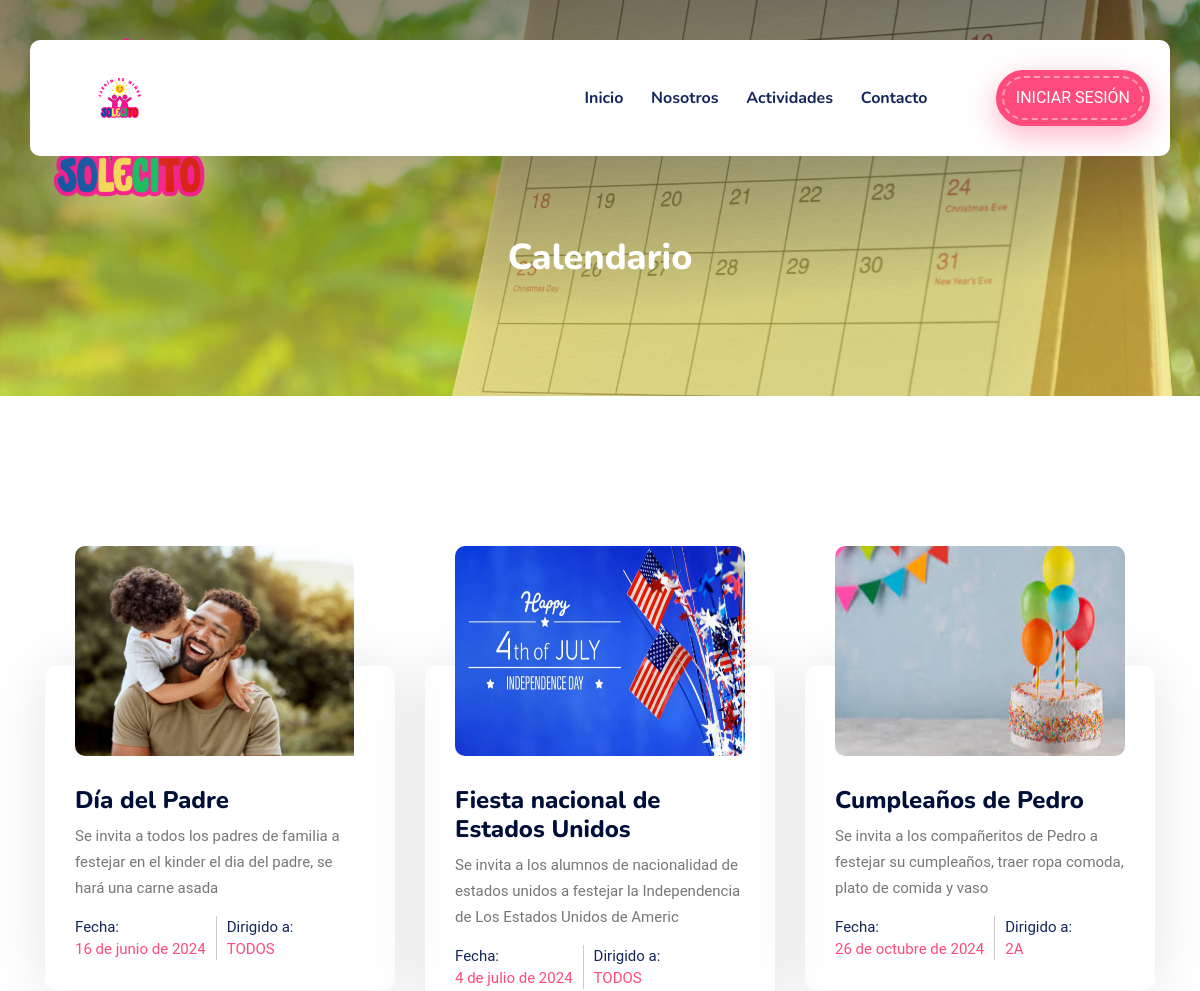
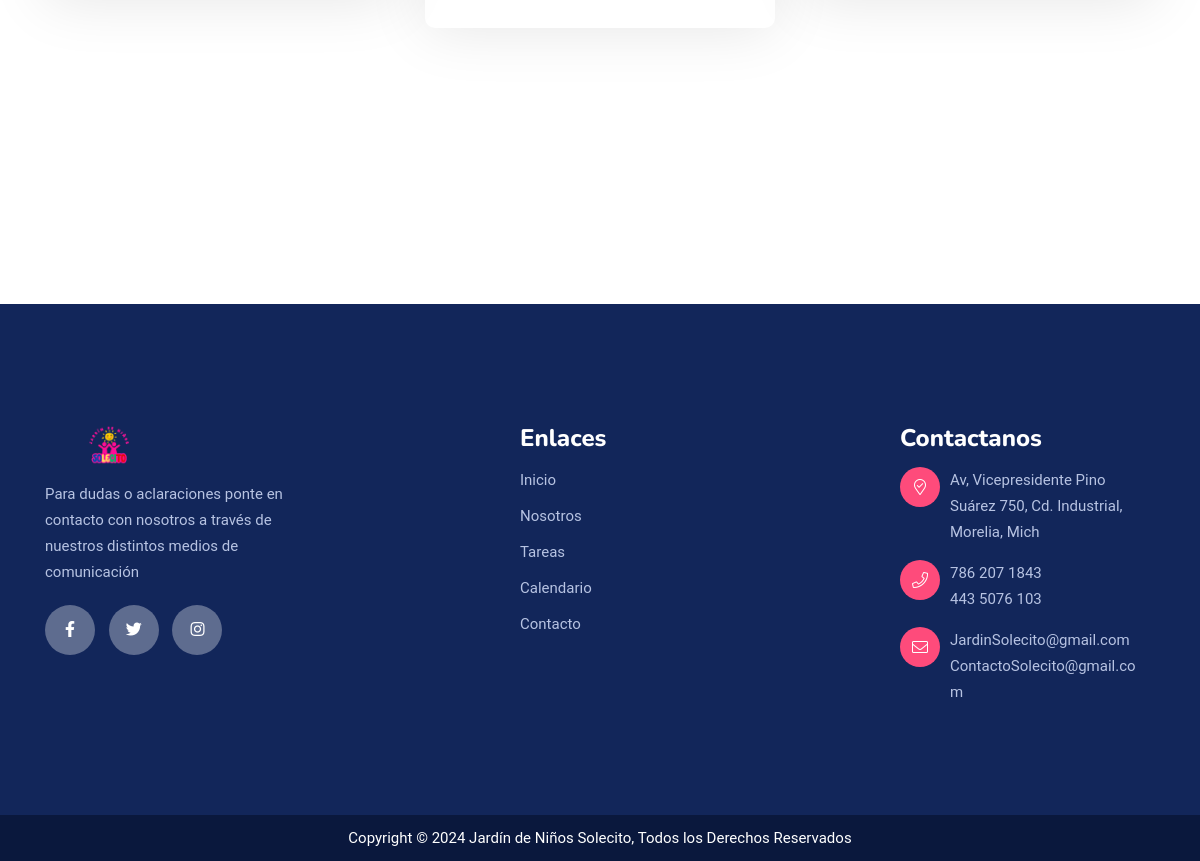
Page /calendario/ on the committed database (2 pictures, top to bottom).
### inicio/models.py (models this page shows, shortened)
class Evento(models.Model):
    idEvento = models.AutoField(primary_key=True)
    nombreEvento = models.CharField(max_length=200, verbose_name="Nombre del evento")
    fechaEvento = models.DateField(verbose_name="Fecha del evento")
    imagen = models.ImageField(null=True, blank=True, upload_to="img-eventos/", verbose_name="Imagen del evento")
    descripcion = models.TextField(verbose_name="Descripción del evento")
    grupo = models.ForeignKey(Grupo, on_delete=models.CASCADE, verbose_name="Grupo")
    class Meta:
        verbose_name = "Evento"
        verbose_name_plural = "Eventos"
        ordering = ["fechaEvento"]

class Grupo(models.Model):
    idGrupo = models.AutoField(primary_key=True, verbose_name="ID GRUPO")
    nombreGrupo = models.CharField(max_length=50, verbose_name="Nombre del grupo")
    created = models.DateTimeField(auto_now_add=True)
    updated = models.DateTimeField(auto_now=True)
    class Meta:
        verbose_name = "Grupo"
        verbose_name_plural = "Grupos"
        ordering = ["created"]
    def __str__(self):
        return self.nombreGrupo

### inicio/views.py (the view)
# urls.py: path('calendario/',views.calendario, name="Calendario"),
def calendario(request):
    eventos=Evento.objects.all()
    return render(request, "inicio/calendario.html",{'eventos':eventos})

### inicio/templates/inicio/calendario.html (shortened to what this page needs)
<!doctype html>
<html class="no-js" lang="es">
<head>
		{%load static%}
        <link rel="stylesheet" href="{% static 'inicio/css/bootstrap.min.css'%}">
        <link rel="stylesheet" href="{% static 'inicio/css/animate.min.css'%}">
        <link rel="stylesheet" href="{% static 'inicio/css/magnific-popup.css'%}">
        <link rel="stylesheet" href="{% static 'inicio/fontawesome/css/all.min.css'%}">
        <link rel="stylesheet" href="{% static 'inicio/font-flaticon/flaticon.css'%}">
        <link rel="stylesheet" href="{% static 'inicio/css/dripicons.css'%}">
        <link rel="stylesheet" href="{% static 'inicio/css/slick.css'%}">
        <link rel="stylesheet" href="{% static 'inicio/css/meanmenu.css'%}">
        <link rel="stylesheet" href="{% static 'inicio/css/default.css'%}">
        <link rel="stylesheet" href="{% static 'inicio/css/style.css'%}">
        <link rel="stylesheet" href="{% static 'inicio/css/responsive.css'%}">
    </head>
    <body>
        <header class="header-area header-three">
			  <div id="header-sticky" class="menu-area">
                <div class="container">
                    <div class="second-menu">
                        <div class="row align-items-center">
                            <div class="col-xl-2 col-lg-2">
                                <div class="logo">
                                    <a href="{%url 'Home' %}"><img src="{% static 'inicio/img/logo/logo.png'%}" alt="logo"></a>
                                </div>
                            </div>
                           <div class="col-xl-7 col-lg-7">
                                <div class="main-menu text-right text-xl-right">
                                    <nav id="mobile-menu">
                                         <ul>
                                            <li class="has-sub">
                                                <a href="{%url 'Home' %}">Inicio</a>
                                            </li>
                                            <li><a href="{%url 'About' %}">Nosotros</a></li>
                                             <li class="has-sub">
                                                 <a href="">Actividades</a>
                                             </li>
                                              <li class="has-sub"><a href="{%url 'Contacto' %}">Contacto</a>
                                        </ul>
                                    </nav>
                                </div>
                            </div>
                            <div class="col-xl-3 col-lg-3 text-right d-none d-lg-block mt-30 mb-30 text-right text-xl-right">
                                <div class="login">
                                    <ul>
                                        <li><div class="header-btn second-header-btn">
                                   <a href="{% url 'admin:index' %}" class="btn">Iniciar Sesión</a>
                                </div></li>
                                    </ul>
                                </div>
                            </div>
                        </div>
                    </div>
                </div>
            </div>
        </header>
        <main>
            <section class="breadcrumb-area d-flex align-items-center" style='background-image:url({% static "inicio/img/bg/calendario-bg.png" %})'>
                <div class="container">
                    <div class="row align-items-center">
                        <div class="col-xl-12 col-lg-12">
                            <div class="breadcrumb-wrap text-left">
                                <div class="breadcrumb-title">
                                    <h2>Calendario</h2>
                                </div>
                            </div>
                        </div>
                    </div>
                </div>
            </section>
            <section class="class-area pt-120 pb-120 p-relative">
                <div class="container">
                    <div class="row justify-content-center">
                        {% for evento in eventos %}
                        <div class="col-xl-4 col-lg-4 col-md-6">
                            <div class="class-item mb-30">
                                <div class="class-img">
                                    <div class="class-img-outer">
                                        <img src="{{evento.imagen.url}}" alt="class image">
                                    </div>
                                </div>
                                <div class="class-content">
                                    <h4 class="title"><a href="">{{evento.nombreEvento}}</a></h4>
                                    <p>{{evento.descripcion}}</p>
                                     <ul class="schedule">
                                    <li>
                                        <span>Fecha:</span>
                                        <span class="class-size">{{evento.fechaEvento}}</span>
                                    </li>
                                    <li>
                                        <span>Dirigido a:</span>
                                        <span class="class-size class-size-2">{{evento.grupo}}</span>
                                    </li>
                                </ul>
                                </div>
                            </div>
                        </div>
                        {% endfor %}
                    </div>
                </div>
            </section>
        </main>
        <br>
        <br>
        <br>
        <br>
        <br>
        <br>
         <footer class="footer-bg footer-p">
            <div class="footer-top pt-120 pb-80  p-relative" style="background-image: url({% static "inicio/img/bg/footer-bg.png" %}); background-color: #fff;  background-repeat: no-repeat;background-size: cover;background-position: center;">
                <div class="container">
                    <div class="row justify-content-between">
                          <div class="col-xl-3 col-lg-3 col-sm-6">
                            <div class="footer-widget mb-30">
                                <div class="f-widget-title mb-15">
                                    <img src="{% static 'inicio/img/logo/logo.png'%}" alt="img">
                                </div>
                                <div class="footer-text mb-20">
                                    <p>Para dudas o aclaraciones ponte en contacto con nosotros a través de nuestros
                                        distintos medios de comunicación
                                    </p>
                                </div>
                                <div class="footer-social">
                                    <a href="#"><i class="fab fa-facebook-f"></i></a>
                                    <a href="#"><i class="fab fa-twitter"></i></a>
                                    <a href="#"><i class="fab fa-instagram"></i></a>
                                </div>
                            </div>
                        </div>
						<div class="col-xl-2 col-lg-2 col-sm-6">
                            <div class="footer-widget mb-30">
                                <div class="f-widget-title">
                                    <h2>Enlaces</h2>
                                </div>
                                <div class="footer-link">
                                    <ul>
                                        <li><a href="{%url 'Home' %}">Inicio</a></li>
                                        <li><a href="{%url 'About' %}">Nosotros</a></li>
                                        <li><a href="{%url 'Tareas' %}">Tareas</a></li>
                                        <li><a href="{%url 'Calendario' %}">Calendario</a></li>
                                        <li><a href="{%url 'Contacto' %}">Contacto </a></li>
                                    </ul>
                                </div>
                            </div>
                        </div>
                        <div class="col-xl-3 col-lg-3 col-sm-6">
                            <div class="footer-widget mb-30">
                                <div class="f-widget-title">
                                    <h2>Contactanos</h2>
                                </div>
                                <div class="f-contact">
                                    <ul>
                                    <li>
                                        <i class="icon fal fa-map-marker-check"></i>
                                        <span>Av, Vicepresidente Pino Suárez 750, Cd. Industrial, Morelia, Mich <br></span>
                                    </li>
                                    <li>
                                        <i class="icon fal fa-phone"></i>
                                        <span>786 207 1843<br>443 5076 103</span>
                                    </li>
                                   <li><i class="icon fal fa-envelope"></i>
                                        <span>
                                            <a href="mailto:info@example.com">JardinSolecito@gmail.com</a>
                                       <br>
                                       <a href="mailto:help@example.com">ContactoSolecito@gmail.com</a>
                                       </span>
                                    </li>
                                </ul>
                                    </div>
                            </div>
                        </div>
                                 </div>
                                </div>
                            </div>
           <div class="copyright-wrap text-center">
                <div class="container">
                    <div class="row align-items-center">
                        <div class="col-lg-12">
                              Copyright © 2024 Jardín de Niños Solecito, Todos los Derechos Reservados
                        </div>
                    </div>
                </div>
            </div>
        </footer>
    </body>
</html>

### inicio/static/inicio/css/default.css (style rules this page uses)
.mt-30 { margin-top: 30px; }
.mb-15 { margin-bottom: 15px; }
.mb-20 { margin-bottom: 20px; }
.mb-30 { margin-bottom: 30px; }
.pt-120 { padding-top: 120px; }
.pb-80 { padding-bottom: 80px; }
.pb-120 { padding-bottom: 120px; }

### inicio/static/inicio/css/responsive.css (style rules this page uses)
@media (min-width: 1200px) and (max-width: 1500px) { .main-menu ul li:first-child { margin-left: 0; } }
@media (min-width: 1200px) and (max-width: 1500px) { .menu-area::before { width: 10%; } }
@media (min-width: 720px) and (max-width: 1280px) { .class-content .schedule li { padding: 0 10px; } }
@media (min-width: 720px) and (max-width: 1280px) { .second-header-btn .btn { padding: 18px 18px; } }
@media (min-width: 720px) and (max-width: 1280px) { .second-menu .main-menu ul li { margin-left: 24px; } }
@media (min-width: 720px) and (max-width: 1280px) { .login li { margin-left: 8px; } }
@media (min-width: 720px) and (max-width: 1280px) { .main-menu { text-align: right; } }
@media (min-width: 720px) and (max-width: 1280px) { .breadcrumb-title h2 { font-size: 36px; margin-bottom: 15px; } }
@media (min-width: 720px) and (max-width: 1280px) { .f-contact li { display: flex; } }
@media (min-width: 720px) and (max-width: 1280px) { .f-contact span { width: 77%; } }
@media (min-width: 720px) and (max-width: 1280px) { .menu-area::before { width: 27%; top: 48px; } }

### rows in the picture
Evento: imagen (picture), nombreEvento "Día del Padre", descripcion "Se invita a todos los padres de familia a festejar en el kinder el dia del padre, se hará una carne asada", fechaEvento "16 de junio de 2024", grupo "TODOS"
Evento: imagen (picture), nombreEvento "Fiesta nacional de Estados Unidos", descripcion "Se invita a los alumnos de nacionalidad de estados unidos a festejar la Independencia de Los Estados Unidos de Americ", fechaEvento "4 de julio de 2024", grupo "TODOS"
Evento: imagen (picture), nombreEvento "Cumpleaños de Pedro", descripcion "Se invita a los compañeritos de Pedro a festejar su cumpleaños, traer ropa comoda, plato de comida y vaso", fechaEvento "26 de octubre de 2024", grupo "2A"
